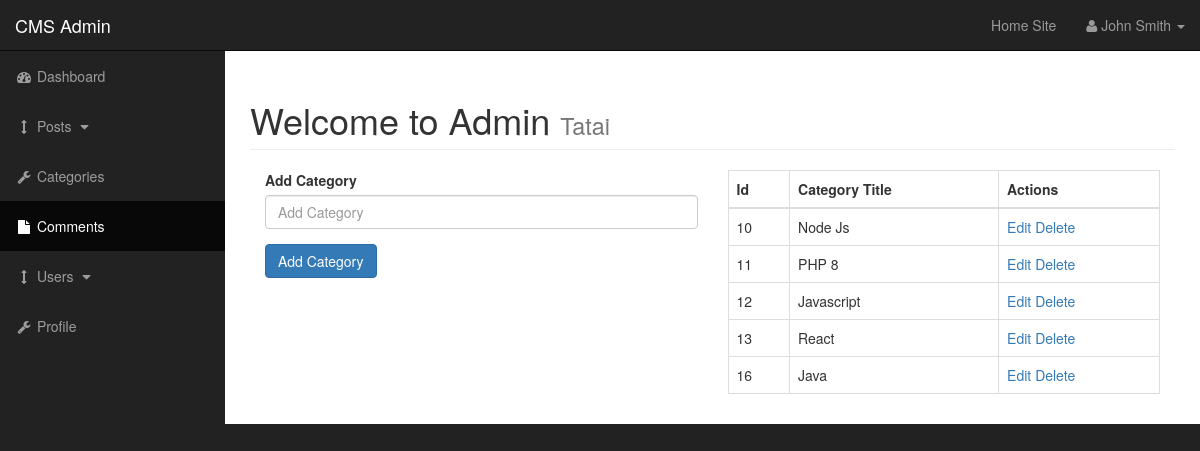
The app's page /admin/categories.php with its own data.
### tables this page shows
CREATE TABLE `categories` (
  `cat_id` int(3) NOT NULL,
  `cat_title` varchar(255) NOT NULL
);

### admin/function.php (the view, shortened to what this page needs)
<?php
function findall_categories()
{
    global $conn;
    $query = "SELECT * FROM categories";
    $select_all_categories_query = mysqli_query($conn, $query);
    while ($row = mysqli_fetch_assoc($select_all_categories_query)) {
        $cat_id = $row['cat_id'];
        $cat_title = $row['cat_title'];
        echo "<tr>";
        echo "<td>{$cat_id}</td>";
        echo "<td>{$cat_title}</td>";
        echo "<td><a href='categories.php?edit={$cat_id}'>Edit</a> <a href='categories.php?delete={$cat_id}'>Delete</a></td>";
        echo "<tr>";
    }
}
?>

### admin/css/sb-admin.css (style rules this page uses)
body { margin-top: 100px; background-color: #222; }
@media (min-width:768px) { body { margin-top: 50px; } }

### records on screen
categories: cat_id "10", cat_title "Node Js"
categories: cat_id "11", cat_title "PHP 8"
categories: cat_id "12", cat_title "Javascript"
categories: cat_id "13", cat_title "React"
categories: cat_id "16", cat_title "Java"
